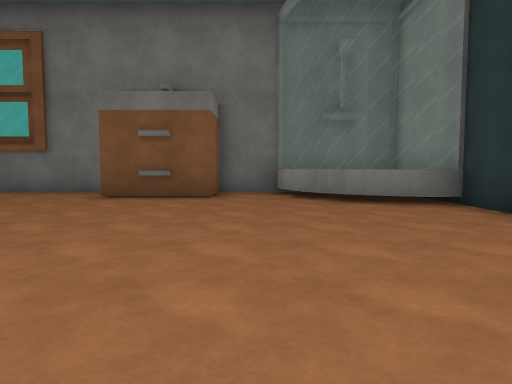
View 1 (above)

16 first-person views from a walk through a Unity game level. The camera is 1.2 m above the floor, tilts 4° down and sees 70° across. The floor is counted in squares, 2 m on a side. Each view is taken from the middle of a square. On the plan, view 1 faces up. The plan holds only what a view shows up to about 10 squares ahead; the rest is blank. The place goes on beyond the plan. The player character is not drawn. Surface patterns are stand-ins for the level's own textures.

View 2
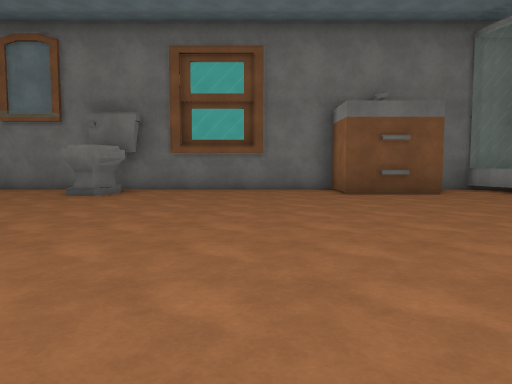

View 3
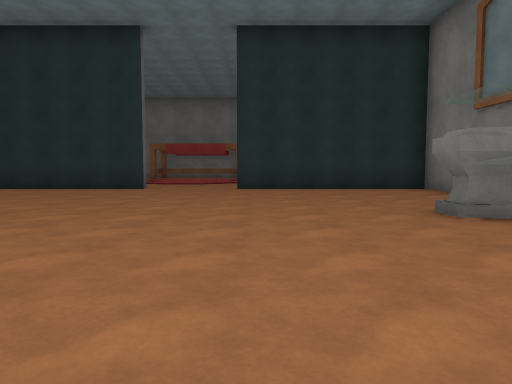

View 4
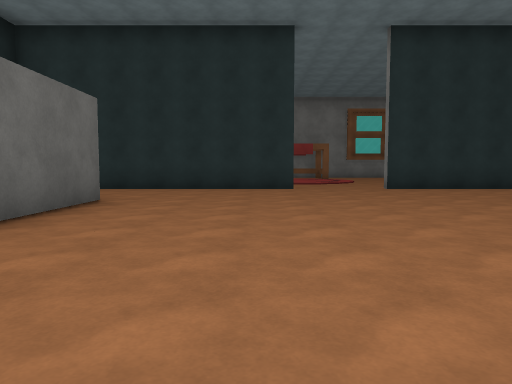

View 5
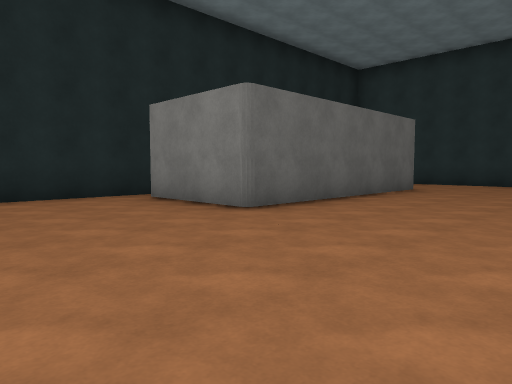

View 6
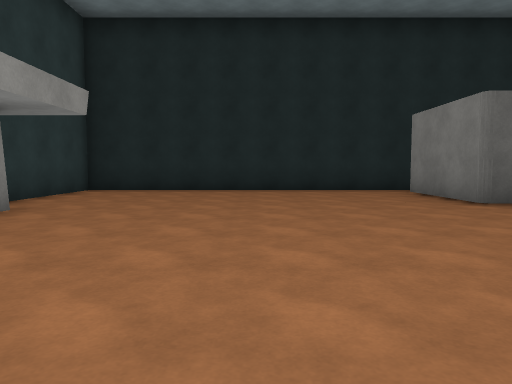

View 7
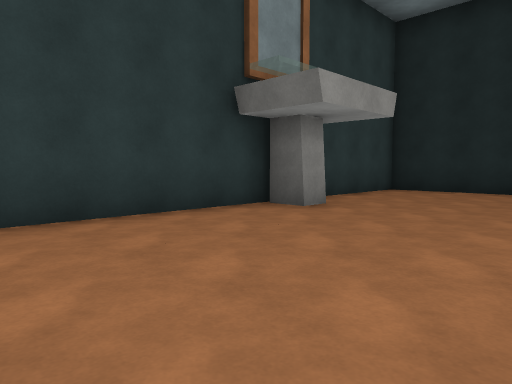

View 8
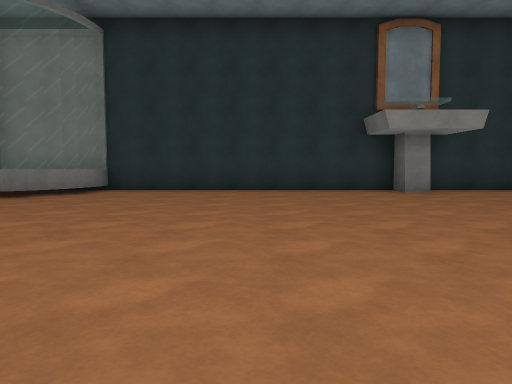

View 9
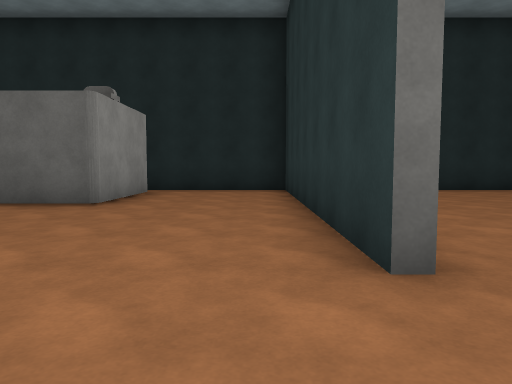

View 10
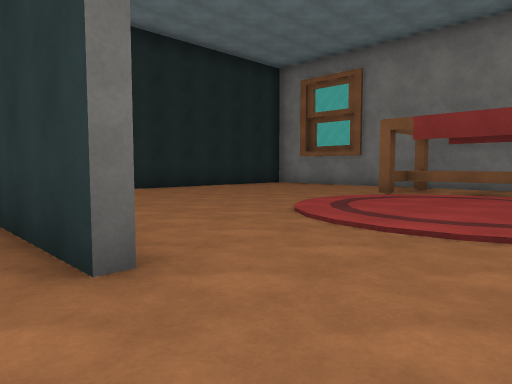

View 11
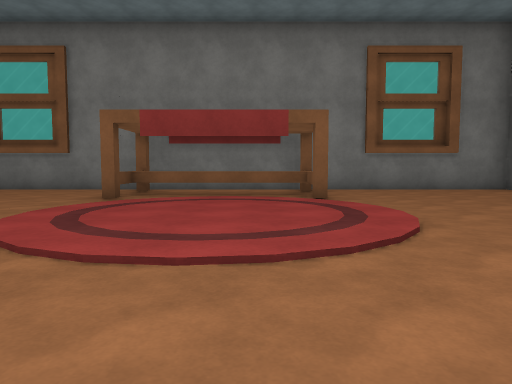

View 12
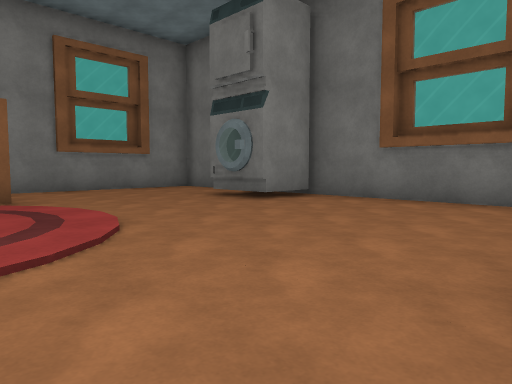

View 13
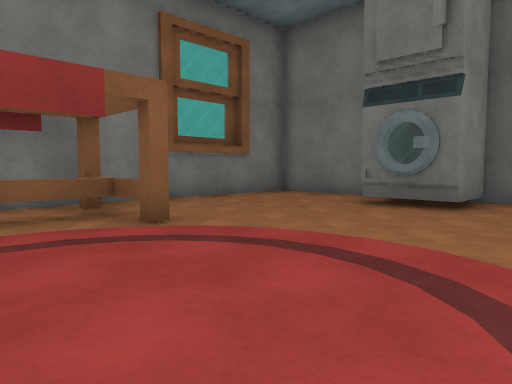

View 14
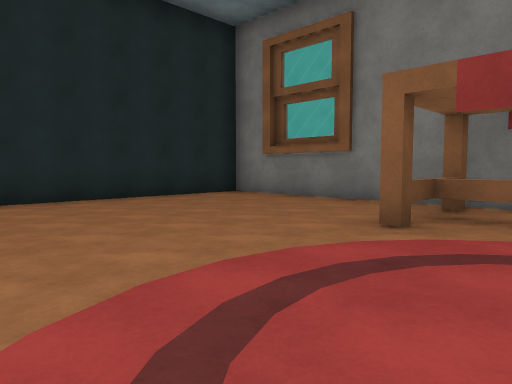

View 15
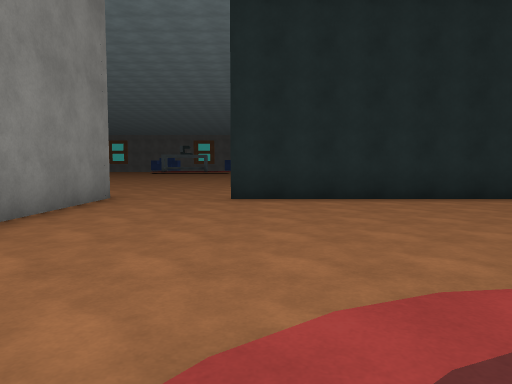

View 16
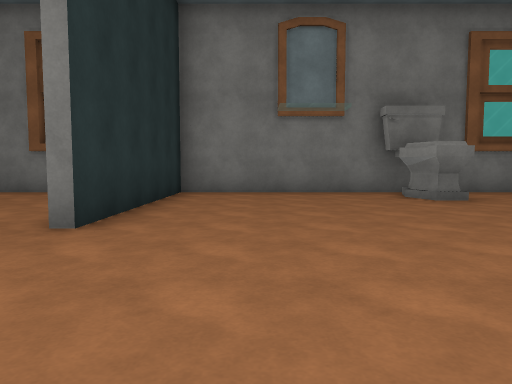

### Floor plan
Points are (right, up) in squares from view 1. A wall is a line through its corners. A room is listed if a view was taken in it or the views show most of it. See-through windows are left out.
Room 1 (views 1, 2, 3, 4, 5, 6, 7, 8, 9, 10, 11, 12, 16)
walls: (-3, 8.5) (-13.8, 8.5) (-13.8, 3.5); (0.6, 8.5) (-0.9, 8.5); (-5.1, -6.2) (3.2, -6.2) (3.2, 5.5); (-13.8, 1.1) (-13.8, -6.2) (-10.2, -6.2); (-10.5, -5.4) (-10.5, -2.7) (-4.6, -2.7) (-4.6, -5.5)
ways out: opening at (-14, 2.5) to room 2
objects: toilet (-9, 7) to (-8, 8); drawers (-3, 7) to (-1, 8); other object (1, 6) to (3, 8); other object (3, -2)
Room 2 (views 13, 14, 15)
walls: (-20.8, 3.1) (-21.8, 3.1); (-21.8, -0.6) (-20.8, -0.6); (-22.2, 3.1) (-23.1, 3.1); (-23.1, -0.6) (-22.1, -0.6); (-21, 8.5) (-23.5, 8.5) (-23.5, -6.2) (-16.5, -6.2); (-14, -5.6) (-14, -3.2); (-15.1, 8.5) (-18.9, 8.5)
low walls: (-21.8, 3.1) (-21.8, -0.6)
ways out: opening at (-14, 2.5) to room 1; opening at (-15.5, -6)
objects: other object (-19, 7)

Positions as (right, up) in squares from view 1, and headings:
1: (0, 0), facing up
2: (-5, -1), facing up
3: (-4, 4), facing left
4: (-4, 0), facing left
5: (-1, 1), facing down-left
6: (-1, 3), facing down
7: (-1, 3), facing down-right
8: (-6, 2), facing right
9: (-13, 3), facing down
10: (-13, 3), facing down-left
11: (-14, 2), facing left
12: (-14, 2), facing up-left
13: (-17, 1), facing up-left
14: (-17, 1), facing down-left
15: (-17, 1), facing down
16: (-12, 0), facing up
